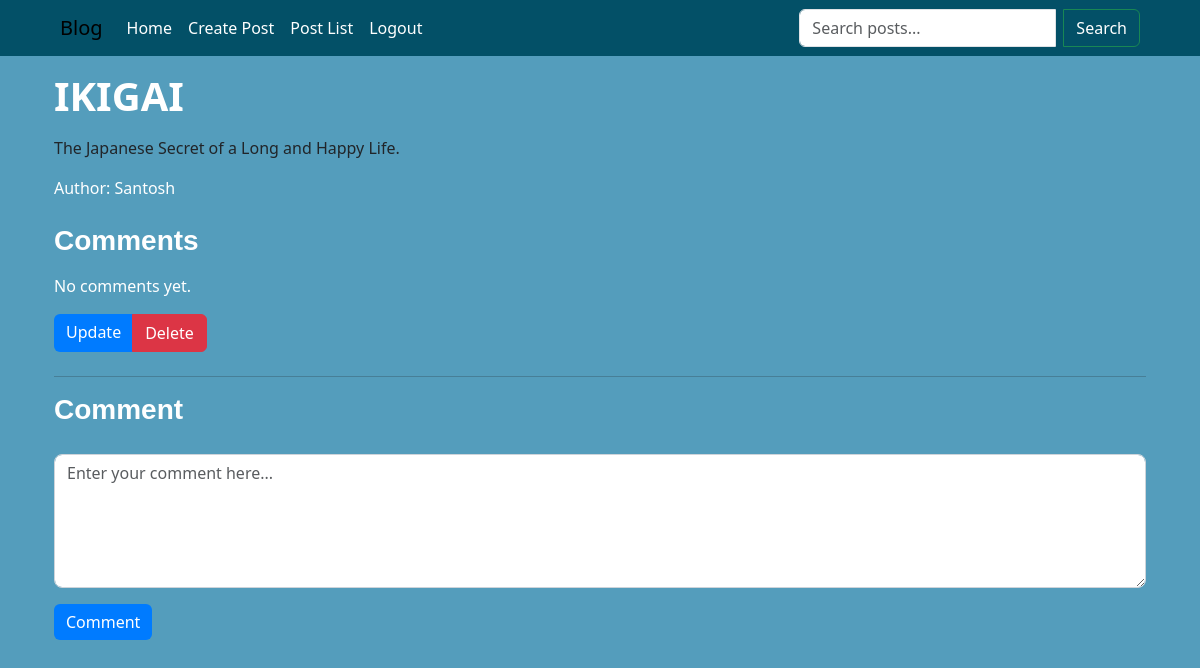
Page /blog/post/4/ (signed in) on the committed database.
### blogpost/models.py (models this page shows, shortened)
class Post(models.Model):
    title = models.CharField(max_length=200)
    content = models.TextField()
    author = models.ForeignKey(User, on_delete=models.CASCADE)
    timestamp = models.DateTimeField(auto_now_add=True)

### blogpost/views.py (the view)
# urls.py: path('post/<int:post_id>/', post_detail, name='post_detail'),
@login_required
def post_detail(request, post_id):
    post =  Post.objects.get(id=post_id)
    comments = post.comments.all()
    if request.method == 'POST':
        comment_form = CommentForm(request.POST)
        if comment_form.is_valid():
            new_comment = comment_form.save(commit=False)
            new_comment.post = post
            new_comment.author = request.user
            new_comment.save()
            return redirect('blogpost:post_detail', post_id=post.id)
    else:
        comment_form = CommentForm()
    return render(request, 'blogpost/post_detail.html', {
        'post':post,
        'comments': comments,
        'comment_form': comment_form
        })

### blogpost/forms.py
class CommentForm(forms.ModelForm):
    class Meta:
        model = Comment
        fields = ['content']

### templates/blogpost/post_detail.html (shortened to what this page needs)
{% extends "base.html" %}
{% block blogpost %}
<div class="container pt-4">
    <div class="post-header mb-4">
        <h1 class="mb-3 custom-title text-white">{{ post.title }}</h1>
        <p class="lead custom-content">{{ post.content|linebreaks }}</p>
        <p class="text-white mb-3">Author: {{ post.author }}</p>
        <div class="comments-section mt-4">
            <h2 class="mb-3 custom-subtitle text-white">Comments</h2>
            <ul class="list-unstyled">
                {% for comment in comments %}
                    <li class="mb-3">
                        <div class="card custom-card">
                            <div class="card-body">
                                <p class="card-text">{{ comment.content }}</p>
                                <footer class="blockquote-footer mb-2">
                                    By: {{ comment.author }} on {{ comment.timestamp }}
                                </footer>
                                {% if comment.author == request.user %}
                                    <form action="{% url 'blogpost:delete_comment' comment.id %}" method="POST" class="d-inline">
                                        {% csrf_token %}
                                        <button type="submit" class="btn btn-danger btn-sm">Delete</button>
                                    </form>
                                {% endif %}
                            </div>
                        </div>
                    </li>
                {% empty %}
                    <li><p class="text-white">No comments yet.</p></li>
                {% endfor %}
            </ul>
        </div>
        <div class="btn-group" role="group">
            <a href="{% url 'blogpost:post_update' post.id %}" class="btn btn-primary">Update</a>
            <a href="{% url 'blogpost:post_delete' post.id %}" class="btn btn-danger">Delete</a>
        </div>
    </div>
    <hr>
    <div class="add-comment-section mt-2 pb-4">
        <h2 class="mb-1 custom-subtitle text-white">Comment</h2>
        <form autocomplete="off" method="POST">
            <div class="mb-3">
                <textarea name="content" class="form-control custom-textarea" id="id_content" placeholder="Enter your comment here..." rows="5">{{ comment_form.content.value|default_if_none:'' }}</textarea>
            </div>
            <button type="submit" class="btn btn-primary">Comment</button>
        </form>
    </div>
</div>
{% endblock blogpost %}

### static/css/styles.css (style rules this page uses)
body { background-color: rgba(41, 132, 171, 0.795); }

### static/css/create.css (style rules this page uses)
h2 { font-family: 'Poppins', sans-serif; font-weight: 700; }
.btn-primary { background-color: #007bff; border: none; transition: background-color 0.3s ease; }

### static/css/details.css (style rules this page uses)
.custom-title { font-size: 2.5rem; font-weight: bold; }
.custom-content { font-size: 1.125rem; line-height: 1.6; }
.custom-subtitle { font-size: 1.75rem; font-weight: bold; }
.custom-textarea { border-radius: 0.5rem; border: 1px solid #ced4da; }

### rows in the picture
Post: title "IKIGAI", content "The Japanese Secret of a Long and Happy Life.", author "Santosh"
